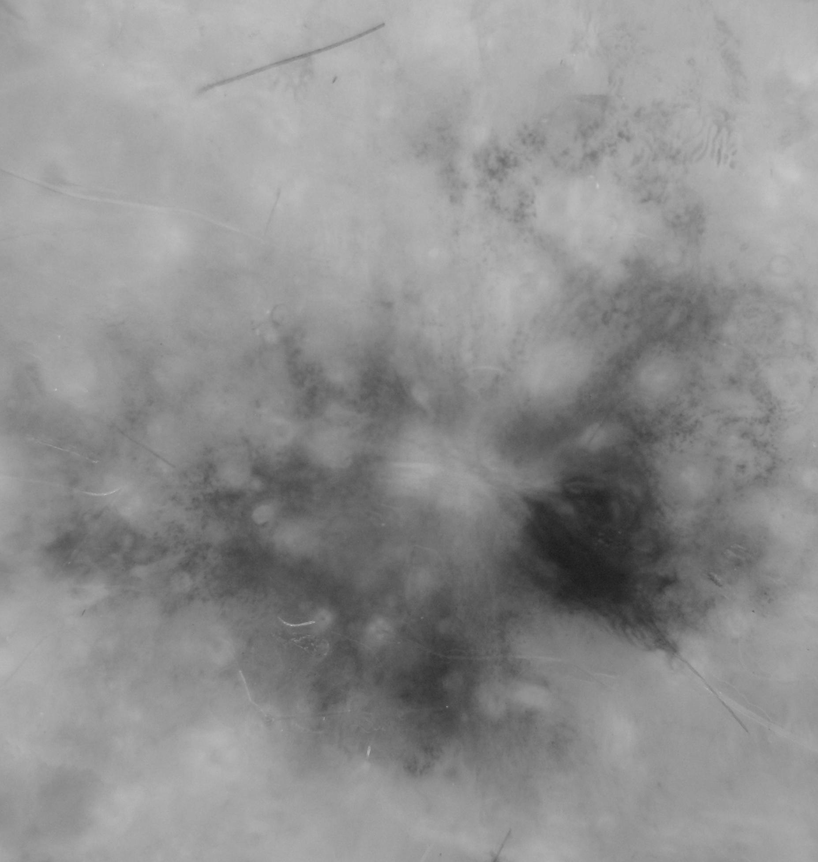
%> input picture DataSet00/skin1.pgm, 818 x 862 px, shrunk from 1854 x 1953 before the run, given in place of skin1.jpg, which was not available
$ octave test_sift_matching.m   (GNU Octave 9; MATLAB toolbox functions it lacks are replaced by stand-ins)
%> lines starting %> are read from the running program, lines starting %| are printed output that depends on the picture; pictures that were not available may be replaced by others from this repository, and a replacement may not be noted
### convert2pgm.m
function convert2pgm(file_in, file_out)
%> in convert2pgm, img_to_convert is the input picture: size 862x818 uint8; min 28, max 198, mean 143.8
%> call 2 of convert2pgm, with file_in = './DataSet00/skin2.jpg', file_out = './DataSet00/skin2.pgm'
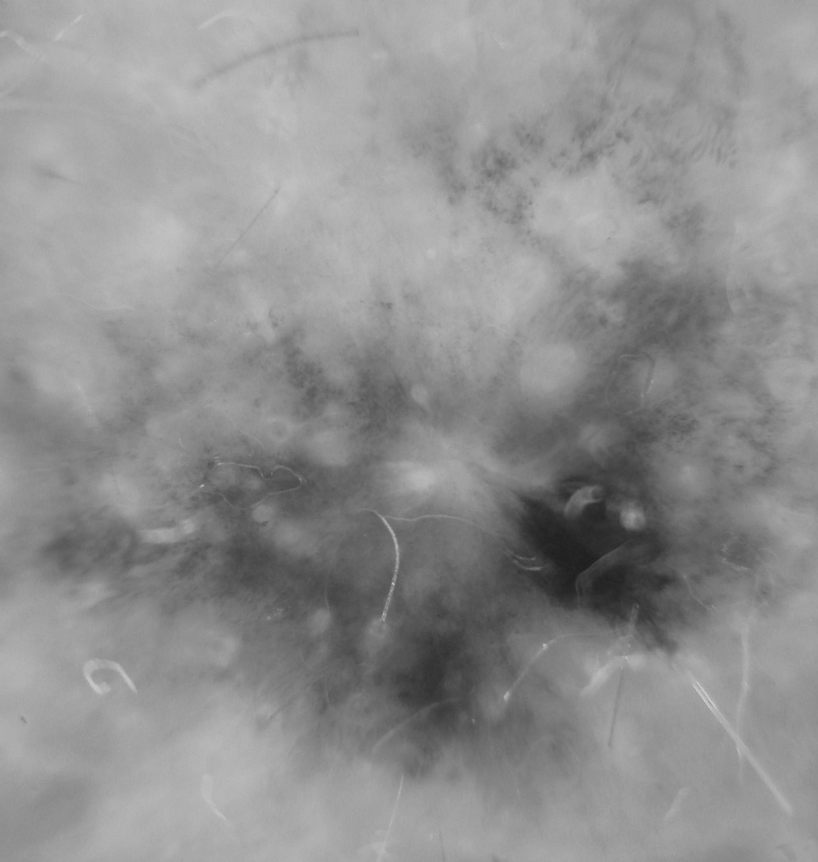
%> input picture DataSet00/skin2.pgm, 818 x 862 px, shrunk from 1854 x 1953 before the run, given in place of skin2.jpg, which was not available
%> in convert2pgm, img_to_convert is the input picture: size 862x818 uint8; min 30, max 203, mean 143.7
%> call 3 of convert2pgm, with file_in = './DataSet00/retina1.png', file_out = './DataSet00/retina1.pgm'
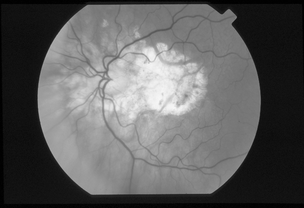
%> input picture DataSet00/retina1.pgm, 304 x 208 px, shrunk from 689 x 471 before the run, given in place of retina1.png, which was not available
%> in convert2pgm, img_to_convert is the input picture: size 208x304 uint8; min 0, max 247, mean 94
%> call 4 of convert2pgm, with file_in = './DataSet00/retina2.png', file_out = './DataSet00/retina2.pgm'
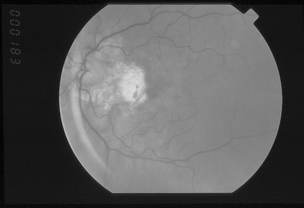
%> input picture DataSet00/retina2.pgm, 304 x 208 px, shrunk from 689 x 471 before the run, given in place of retina2.png, which was not available
%> in convert2pgm, img_to_convert is the input picture: size 208x304 uint8; min 1, max 219, mean 91
%convert2pgm Converts images to pgm
%   file_in is the name of the input image,
%   file_out is the name of the output image to be saved
%> the run ends on the next line
    img_to_convert = imread(file_in);
    imwrite(img_to_convert, file_out);
end

### test_sift_matching.m
% copy this script file to the folder that contains siftDemoV4 files and change
% these paths to data files
%% 1. SIFT matching for DataSet0 images

skin1 = './DataSet00/skin1.jpg';
skin2 = './DataSet00/skin2.jpg';
retina1 = './DataSet00/retina1.png';
retina2 = './DataSet00/retina2.png';

skin1_out = './DataSet00/skin1.pgm';
skin2_out = './DataSet00/skin2.pgm';
retina1_out = './DataSet00/retina1.pgm';
retina2_out = './DataSet00/retina2.pgm';

convert2pgm(skin1, skin1_out);
convert2pgm(skin2, skin2_out);
convert2pgm(retina1, retina1_out);
convert2pgm(retina2, retina2_out);

match(skin1_out, skin2_out);
match(retina1_out, retina2_out);

%% 2. SIFT matching for DataSet1 images

chessboard0 = './DataSet01/00.png';
chessboard1 = './DataSet01/01.png';
chessboard2 = './DataSet01/02.png';

chessboard0_out = './DataSet01/00.pgm';
chessboard1_out = './DataSet01/01.pgm';
chessboard2_out = './DataSet01/02.pgm';

convert2pgm(chessboard0, chessboard0_out);
